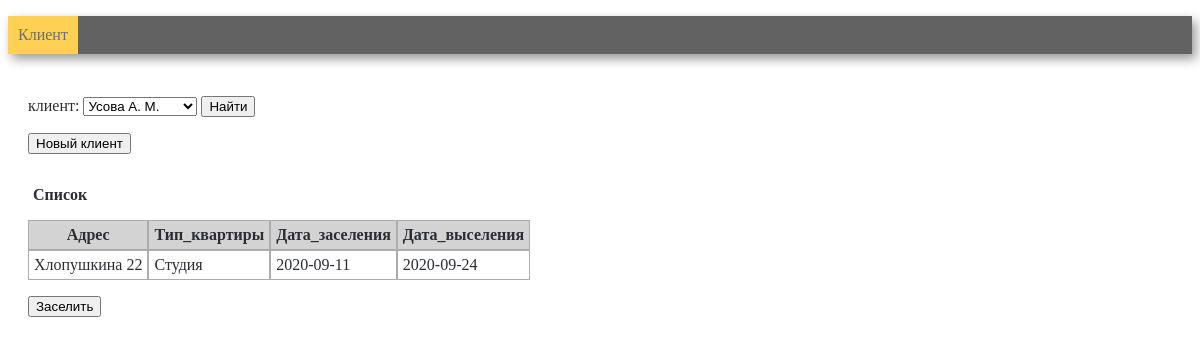
The page / on the database its author committed.
### tables this page shows
CREATE TABLE client (
       client_id INTEGER PRIMARY KEY AUTOINCREMENT,
           client_name VARCHAR(30)
);

CREATE TABLE room (
      room_id INTEGER PRIMARY KEY AUTOINCREMENT,
          title VARCHAR(80),
      style_id int,
      company_id INT,
      price INT,
      available_amount INT,
      FOREIGN KEY  (style_id)  REFERENCES style  (style_id) ON DELETE CASCADE,
      FOREIGN KEY (company_id)  REFERENCES company (company_id) ON DELETE CASCADE
);

CREATE TABLE room_client (
      room_client_id INTEGER PRIMARY KEY AUTOINCREMENT,
      room_id int,
      client_id INT,
          enter_date DATE,
          exit_date DATE,
      FOREIGN KEY (room_id)  REFERENCES room (room_id) ON DELETE CASCADE,
      FOREIGN KEY (client_id)  REFERENCES client (client_id) ON DELETE CASCADE
);

### controllers/index.py (the view)
@app.route('/', methods=["GET"])
def index():
    conn = get_db_connection()
    if request.values.get('client'):
        client_id = int(request.values.get('client'))
        session['client_id'] = client_id
    elif request.values.get('return_room'):
        return_room(conn, request.values.get('return_room'))
        return redirect(url_for('index'))
    elif "client_id" not in session:
        session['client_id'] = 1
    df_client = get_client(conn)
    df_room_client = get_room_client(conn, session['client_id'])
    html = render_template(
            'index.html',
            client_id = session['client_id'],
            combo_box = df_client,
            room_client = df_room_client,
            len = len
    )
    return html

### models/index_model.py (called while the page is built)
def get_client(conn):
    return pandas.read_sql('''

        SELECT * FROM client

    ''', conn)

def get_room_client(conn, client_id):
    return pandas.read_sql('''

        WITH get_room_types( room_id, room_types_name)
        AS(
            SELECT room_id, GROUP_CONCAT(room_type_name)
            FROM room_type JOIN room_room_type USING(room_type_id)
            GROUP BY room_id
        )
        SELECT title AS Адрес, room_types_name AS Тип_квартиры,
            enter_date AS Дата_заселения, exit_date AS Дата_выселения,
            room_client_id
        FROM
            client
            JOIN room_client USING(client_id)
            JOIN room USING(room_id)
            JOIN get_room_types USING(room_id)
        WHERE client.client_id = :id
        ORDER BY 3


    ''', conn, params={"id": client_id})

### utils.py (called while the page is built)
def get_db_connection():
    connection = sqlite3.connect("Hotel.sqlite")
    return connection

### templates/index.html (shortened to what this page needs)
<!DOCTYPE html>
<html>
    <head>
        <link rel="stylesheet" type="text/css" href="/static/css/main.css" />
        {% macro render_table(table_name, relation, id) %}
            {% if len(relation) != 0 %}
            <div class="table">
                <p>
                    <b>{{table_name}}</b>
                </p>
                {% set n = len(relation) %}
                <table>
                    <thead>
                        <tr>
                            {% for name in relation.dtypes.index %}
                                {% if name != "room_client_id" %}
                                    <th>{{name}}</th>
                                {% endif %}
                            {% endfor %}
                        </tr>
                    </thead>
                    <tbody>
                        {% for i in range(n) %}
                        <tr>
                            {% for name in relation.dtypes.index %}
                                {% if name == "Дата_выселения" and relation.loc[i, name] == None and name != "room_client_id" %}
                                    <td>
                                        <button type="submit" name="return_room" value={{relation.loc[i, "room_client_id"]}}>Выселить</button>
                                    </td>
                                {% elif name != "room_client_id" %}
                                    <td>
                                        {{relation.loc[i, name]}}
                                    </td>
                                {% endif %}
                            {% endfor %}
                        </tr>
                        {% endfor %}
                    </tbody>
                </table>
            </div>
            {% else %}
            <p>
                Выбранный клиент не заселён.
            </p>
            {% endif %}
        {% endmacro %}
        {% macro render_select(list, selected_id) %}
            <select name="client">
                {% set n = len(list) %}
                {% for i in range(n) %}
                    {% set id_r = list.loc[i, "client_id"] %}
                    {% if id_r == selected_id %}
                        <option selected value={{id_r}}>
                    {% else %}
                        <option value="{{id_r}}">
                    {% endif %}
                    {{list.loc[i, "client_name"]}}
                    </option>
                {% endfor %}
            </select>
        {% endmacro %}
    </head>
    <body>
        <div class="menu">
            <ul>
                <li class ="active"><a href={{ url_for("index")}}>Клиент</a></li>
            </ul>
        </div>
        <div class="block">
            <p>
                <form action='' method ="get">
                    клиент:
                    {{render_select(combo_box, client_id)}}
                    <input type="submit" value="Найти">
                </form>
            </p>
            <p>
                <form action ="{{url_for("new_client")}}" method="get">
                    <input type="submit" value="Новый клиент">
                </form>
            </p>
            <form action="{{url_for("index")}}" method="get">
                {{ render_table("Список", room_client, "room_client_id") }}
            </form>
            <p>
                <form action ={{url_for("search")}} method="get">
                    <input type="submit" value="Заселить">
                </form>
            </p>
        </div>
    </body>
</html>

### static/CSS/main.css (style rules this page uses)
.menu { background-color: #626262; box-shadow: 4px 5px 10px rgba(0, 0, 0, 0.4); width: 100%; }
.menu li { display: inline-block; vertical-align: top; padding: 10px; color: #6f6d6d; }
.menu a { text-decoration: none; color: #6f6d6d; }
.menu ul { padding: 0px; }
.active { background-color: #fed053; color: #f8f8f8; }
.block { padding: 10px 20px; color: #2a2e34; }
div.table { display: inline-block; }
div.table table { border-spacing: 0; }
div.table table th, td { border: thin rgb(172, 172, 172) solid; padding: 5px; }
div.table table thead tr, tbody tr:nth-child(2n) { background-color: lightgray; }
body { min-width: 500px; }
.filter_menu p, p :nth-child(n) { padding: 0; margin: 5px; }

### rows shown on the page
client: client "Усова А. М."
room: title "Хлопушкина 22"
room_client: enter_date "2020-09-11" "2020-09-24"

### other values the page prints
{{ table_name }} "Список"
{{ name }} "Адрес" "Тип_квартиры" "Дата_заселения" "Дата_выселения"
{{ relation.loc[i, name] }} "Студия"
